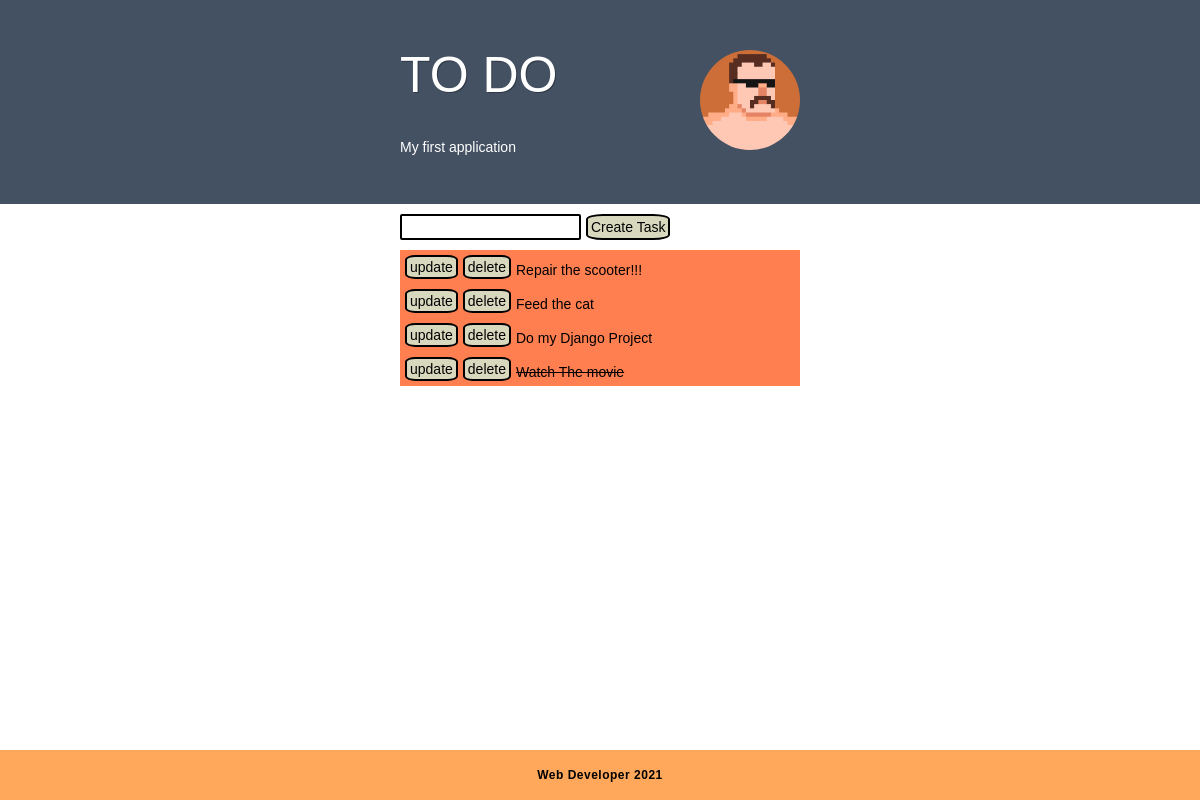
/, run on an earlier commit of the app's database.
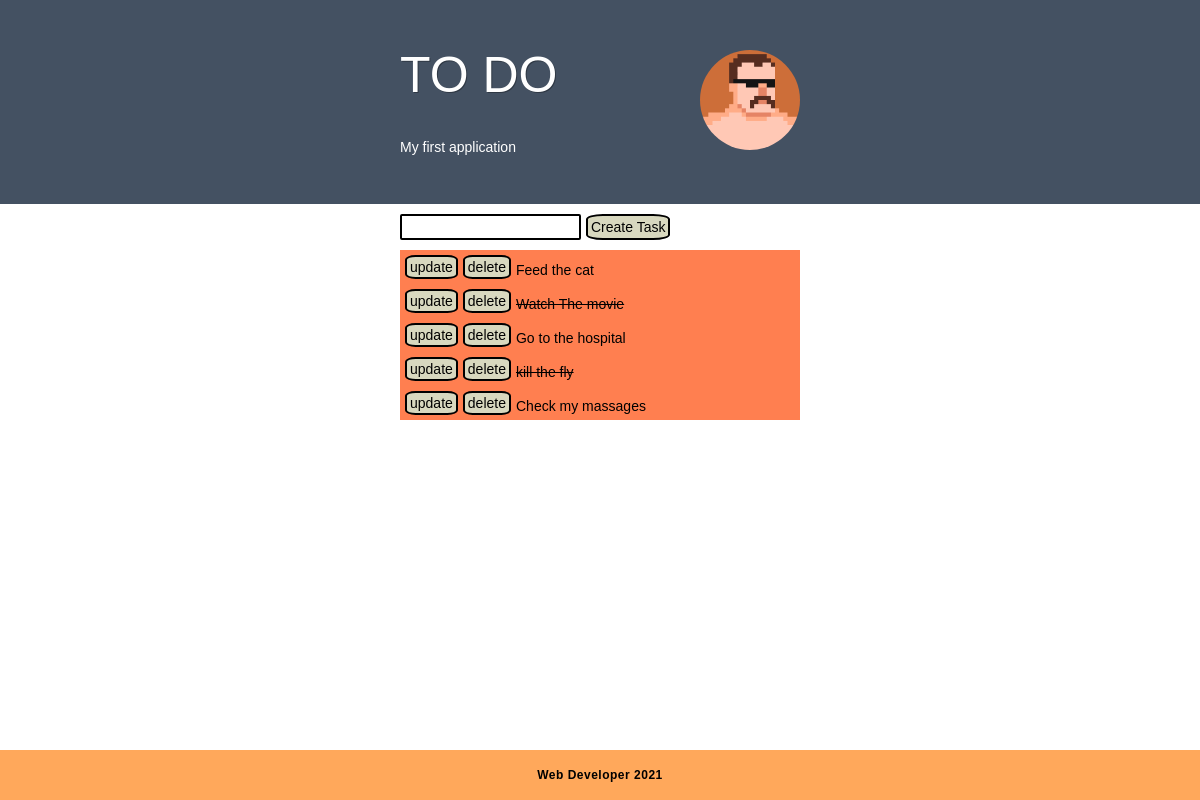
And on a later commit of the database.
### tasks/models.py (models this page shows)
class Task(models.Model):
    title = models.CharField(max_length=200)
    complete = models.BooleanField(default=False)
    created = models.DateTimeField(auto_now_add=True)
    def __str__(self):
        return self.title

### tasks/views.py (the view)
# urls.py: path('', views.index, name='home'),
def index(request):
    tasks = Task.objects.all()
    form = TaskForm()
    if request.method == 'POST':
        form = TaskForm(request.POST)
        if form.is_valid():
            form.save()  # в случае со связ формой
        return redirect('/')  # редирект
    context = {'tasks': tasks, 'form': form}
    return render(request, 'tasks/list.html', context)

### tasks/forms.py
class TaskForm(ModelForm):
    class Meta:
        model = Task
        fields = '__all__'

### tasks/templates/tasks/list.html (shortened to what this page needs)
{% extends "tasks/base.html" %} {%load static%} {% block content %}
<div class="wrapper">
    <div class="content">
        <div class="header">
            <div class="container">
                <div class="header__row">
                    <div class="header__body">
                        <div class="header__title">TO DO</div>
                        <div class="header__text">My first application</div>
                    </div>
                    <div class="header__image">
                        <img class="img" src="{% static 'img/ava_ivar1000.png' %}" alt="">
                    </div>
                </div>
            </div>
        </div>
        <div class="form">
            <div class="container">
                <form action="{% url 'home' %}" class="form__row form" method="POST">
                    <div class="form__field">
                        {{ form.title }}
                    </div>
                    <button class="form__button button" type="submit">Create Task</button>
                </form>
            </div>
        </div>
        <div class="tasks">
            <div class="container">
                {% for task in tasks %}
                <div class="tasks__row">
                    <div class="tasks__body">
                        <a class="tasks__button button" href="{% url 'update_task' task.id %}">update</a>
                        <a class="tasks__button button" href="{% url 'delete_task' task.id %}">delete</a>
                        <div class="tasks__text">
                            {% if task.complete %}
                            <del>{{ task }}</del> {% else %}
                            <span>{{ task }}</span> {% endif %}
                        </div>
                    </div>
                </div>
                {% endfor %}
            </div>
        </div>
    </div>
    <footer class="footer">
        <div class='container'>
            <div class="footer__row">
                <div class="footer__text">Web Developer 2021</div>
            </div>
        </div>
    </footer>
</div>
{% endblock %}

### tasks/templates/tasks/base.html (shortened to what this page needs)
{% load static %}
<!DOCTYPE html>
<html lang="en">
<head>
    <link rel="stylesheet" href="{% static 'css/styles.css' %}">
</head>
<body>
    {% block content %}{% endblock %}
</body>
</html>

### tasks/static/css/styles.css (style rules this page uses)
* { padding: 0; margin: 0; border: 0; }
*, *:before, *:after { -moz-box-sizing: border-box; -webkit-box-sizing: border-box; box-sizing: border-box; }
nav, footer, header, aside { display: block; }
html, body { height: 100%; width: 100%; font-size: 100%; line-height: 1; font-size: 14px; -ms-text-size-adjust: 100%; -moz-text-size-adjust: 100%; -webkit-text-size-adjust: 100%; }
input, button, textarea { font-family: inherit; }
button { cursor: pointer; }
a, a:visited { text-decoration: none; }
img { vertical-align: top; }
body { font-family: Arial, "Helvetica Neue", Helvetica, sans-serif; }
.wrapper { min-height: 100%; overflow: hidden; display: flex; flex-direction: column; }
.content { flex: 1 1 auto; }
.header { padding: 50px 0; background-color: #445162; }
.container { max-width: 400px; margin: 0px auto; }
.header__row { display: flex; justify-content: space-between; }
.header__body { color: #ffffff; padding: 0px 20px 0px 0px; }
.header__title { margin: 0px 0px 40px 0px; text-shadow: 1px 1px 0 rgba(0, 0, 0, 0.3); font-size: 50px; }
.img { width: 100px; height: 100px; border-radius: 50%; }
.form__row { margin-top: 10px; display: flex; }
.form__field { border: black 2px solid; border-radius: 2px; }
.form__button { margin-left: 5px; }
.tasks { margin-top: 10px; }
.tasks__row { padding: 5px; background-color: coral; }
.tasks__body { display: flex; align-items: center; }
.tasks__text { margin-top: 5px; }
.tasks__button { display: inline-block; margin-right: 5px; }
.button { display: inline-block; font-size: 14px; border: 2px solid black; border-radius: 20%; padding: 3px; background-color: rgb(216, 216, 191); color: rgb(0, 0, 0) }
.footer { background-color: #ffa85b; }
.footer__row { display: flex; height: 50px; justify-content: center; align-items: center; }
.footer__text { font-size: 12px; font-weight: 700; letter-spacing: 0.5px; }

What changed in the data, as far as the page shows it:
removed Task: title "Repair the scooter!!!"
removed Task: title "Do my Django Project"
added Task: title "Go to the hospital"
added Task: title "kill the fly"
added Task: title "Check my massages"
